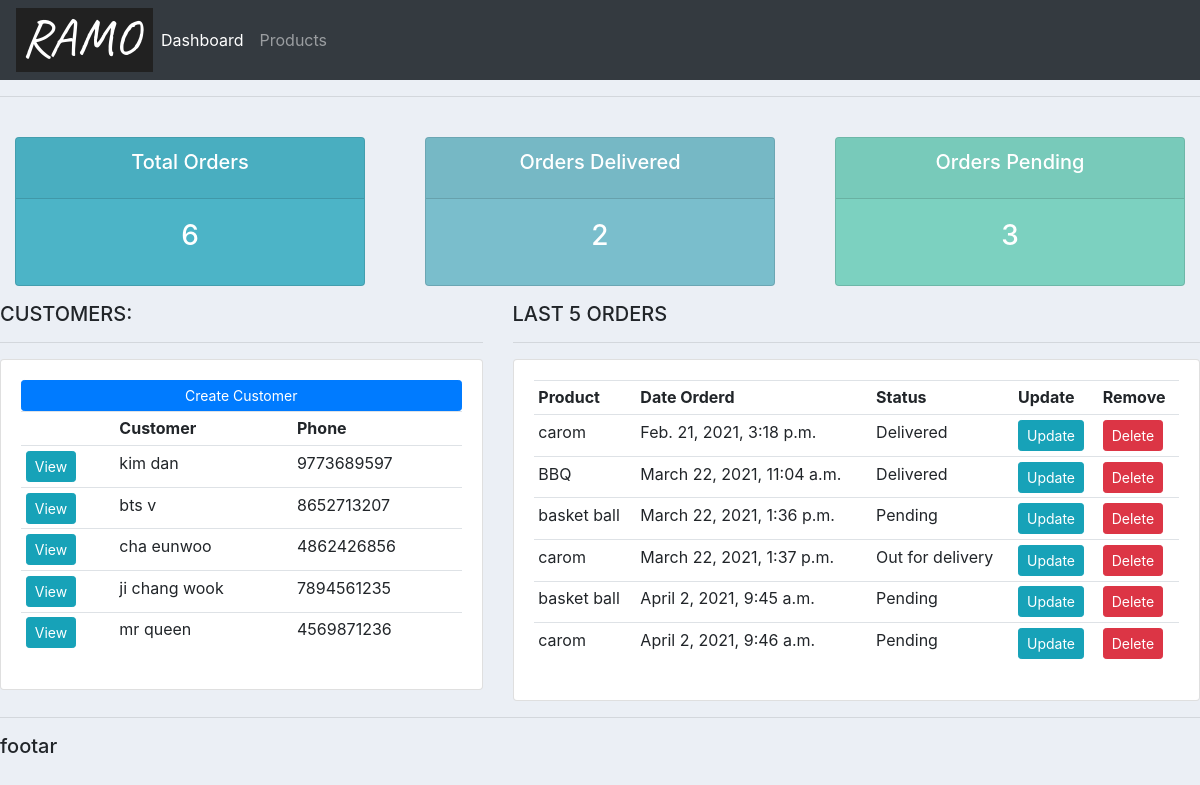
The app's page /, older data.
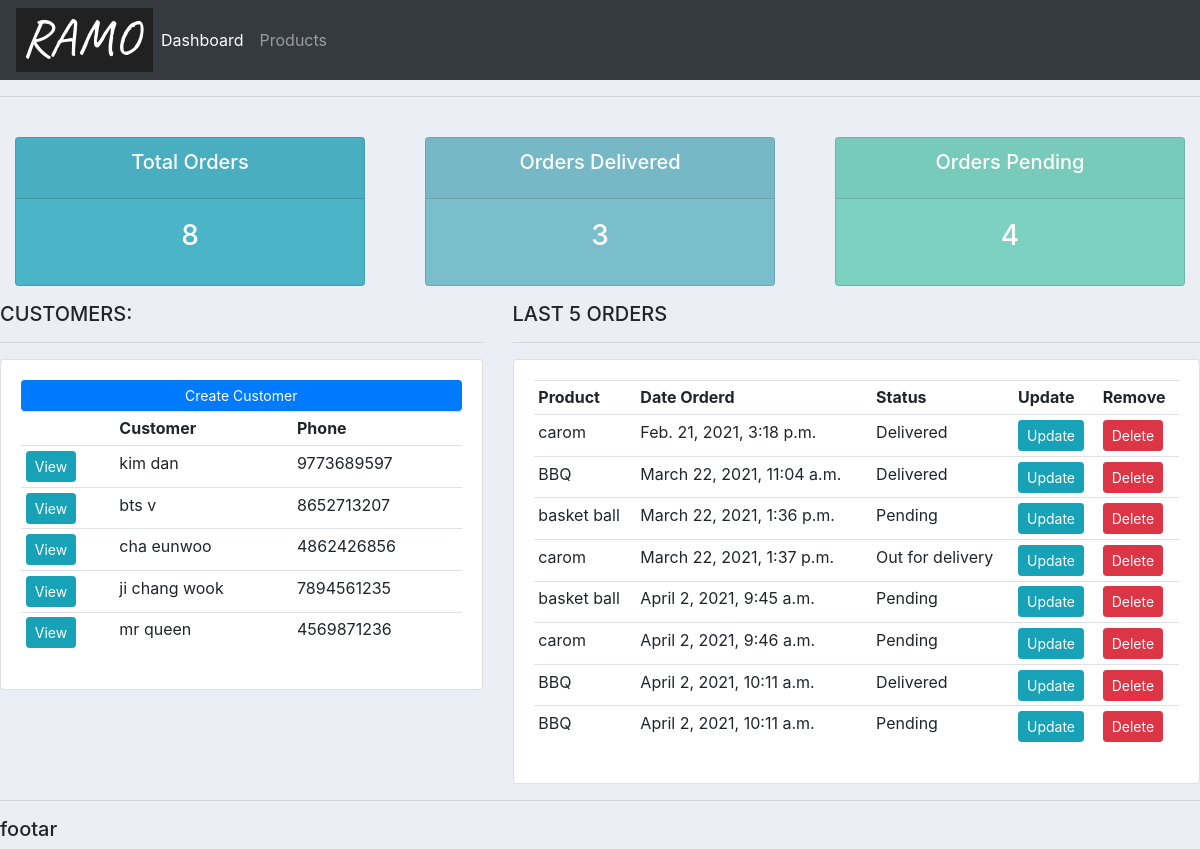
The same page, newer data.
### accounts/models.py (models this page shows, shortened)
class Customer(models.Model):
    name=models.CharField(max_length=25,null=True)
    phone=models.CharField(max_length=10,null=True)
    email=models.EmailField(max_length=25,null=True)
    date_created=models.DateTimeField(auto_now_add=True,null=True)

class Order(models.Model):
    STATUS=(
        ('Pending','Pending'),('Out for delivery','Out for delivery'),('Delivered','Delivered')
    )
    date_created=models.DateTimeField(auto_now_add=True,null=True)
    status=models.CharField(max_length=250,choices=STATUS,null=True)
    customer=models.ForeignKey(Customer,null=True,on_delete=models.SET_NULL)
    product=models.ForeignKey(Product,null=True,on_delete=models.SET_NULL)
    note=models.CharField(max_length=2550,null=True)

class Product(models.Model):
    CATEGORY=(('In door','In door'),('Out door','Out door'))
    name=models.CharField(max_length=25,null=True)
    price=models.FloatField(null=True)
    category=models.CharField(max_length=25,null=True,choices=CATEGORY)
    description=models.CharField(max_length=25,null=True)
    date_created=models.DateTimeField(auto_now_add=True,null=True)
    tag=models.ManyToManyField(Tag)
    def __str__(self):
        return self.name

### accounts/views.py (the view)
# urls.py: path('',views.home,name='home'),
def home(request):
    orders=Order.objects.all()
    customers=Customer.objects.all()
    total_customers=customers.count()
    total_orders=orders.count()
    delivered=orders.filter(status='Delivered').count()
    pending = orders.filter(status='Pending').count()
    context = {'orders': orders, 'customers': customers,'total_orders':total_orders,'total_customers':total_customers
               ,'delivered':delivered,'pending':pending}
    return render(request,'accounts/dashboard.html',context)

### templates/accounts/dashboard.html
{% extends 'accounts/main.html' %}
{% block content %}
{% include 'accounts/status.html' %}
<div class="row">
	<div class="col-md-5">
		<h5>CUSTOMERS:</h5>
		<hr>
		<div class="card card-body">
			<a class="btn btn-primary  btn-sm btn-block" href="">Create Customer</a>
			<table class="table table-sm">
				<tr>
                   <th></th>
					<th>Customer</th>
					<th>Phone</th>
				</tr>
                {% for customer in customers %}
                    <tr>
                    <td><a class="btn btn-sm btn-info"href="{% url 'customer' customer.id %}">View</a></td>
                        <td>
                        {{customer.name  }}
                    </td>
                    <td>
                        {{customer.phone }}
                    </td>
                    </tr>
                {% endfor %}
			</table>
		</div>
	</div>
	<div class="col-md-7">
		<h5>LAST 5 ORDERS</h5>
		<hr>
		<div class="card card-body">
			<table class="table table-sm">
				<tr>
					<th>Product</th>
					<th>Date Orderd</th>
					<th>Status</th>
					<th>Update</th>
					<th>Remove</th>
				</tr>
                {% for order in orders %}
                    <tr>
                    <td>
                        {{order.product  }}
                    </td>
                        <td>
                        {{order.date_created  }}
                    </td>
                    <td>
                        {{order.status }}
                    </td>
                    <td><a class="btn btn-sm btn-info"href="{% url 'update_order' order.id %}">Update</a> </td>
                        <td><a class="btn btn-sm btn-danger"href="{% url 'delete_order' order.id%}">Delete</a> </td>
                    </tr>
                {% endfor %}
			</table>
		</div>
	</div>
</div>
{% endblock %}

Row changes from the older to the newer data that the page shows:
added Order: product "BBQ", date_created "April 2, 2021, 10:11 a.m.", status "Delivered"
added Order: product "BBQ", date_created "April 2, 2021, 10:11 a.m.", status "Pending"
Text that changed along with them:
{{ total_orders }}: "6" → "8"
{{ delivered }}: "2" → "3"
{{ pending }}: "3" → "4"
